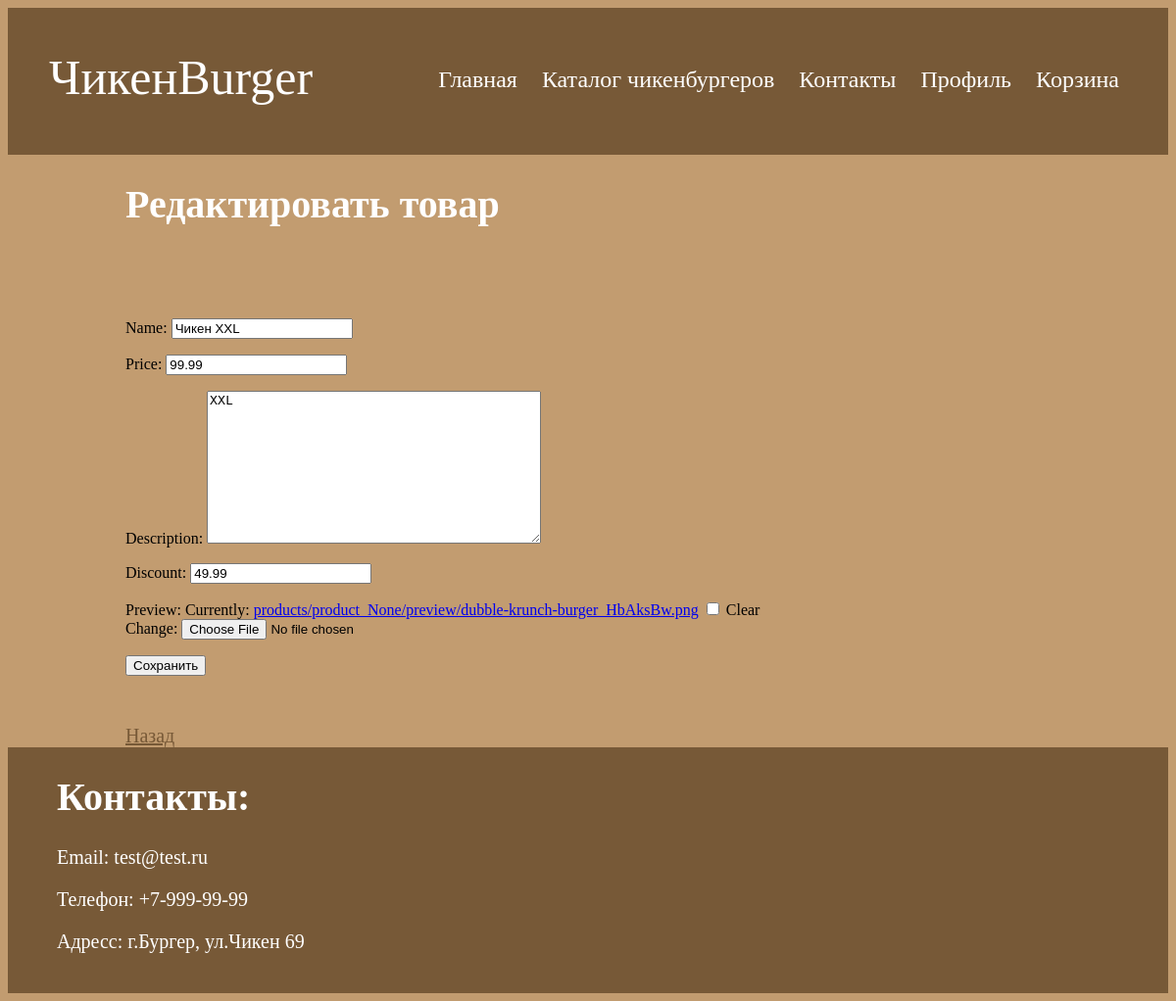
Page /shop/products/update/15/ (signed in) on the committed database.
### shopapp/models.py (models this page shows)
class Product(models.Model):
    class Meta:
        ordering = ["name", "price"]
    name = models.CharField(max_length=100)
    description = models.TextField(null=False, blank=True)
    price = models.DecimalField(default=0, max_digits=8, decimal_places=2)
    discount = models.DecimalField(default=0, max_digits=8, decimal_places=2)
    created_at = models.DateTimeField(auto_now_add=True)
    views_count = models.DecimalField(default=0, max_digits=8, decimal_places=0)
    preview = models.ImageField(null=True, blank=True, upload_to=product_preview_directory_path)

### shopapp/views.py (the view, shortened to what this page needs)
# urls.py: path("products/update/<int:pk>/", ProductUpdateView.as_view(), name="product_update"),
class ProductUpdateView(PermissionRequiredMixin, UpdateView):
    permission_required = "shopapp.change_product"
    model = Product
    fields = "name", "price", "description", "discount", "preview"
    template_name_suffix = "_update_form"

### shopapp/templates/shopapp/product_update_form.html (shortened to what this page needs)
{% extends 'shopapp/base.html' %}
{% block body %}
  <h1 style="padding-left: 120px; color: white; font-size: 40px;">Редактировать товар</h1>
  <div>
    <form method="POST" enctype="multipart/form-data"  style="padding-left: 120px; padding-bottom: 50px; padding-top: 50px;">
      {{ form.as_p }}
      <button type="submit">Сохранить</button>
    </form>
  </div>
  <div>
        <a style="padding-left: 120px; text-decoration: underline; color: rgb(119, 89, 55); font-size: 20px;" href="{% url 'shopapp:product_details' pk=object.pk %}">Назад</a>
  </div>
{% endblock %}

### shopapp/static/shopapp/css/style.css (style rules this page uses)
body { background-color: rgb(194, 156, 112); }

### rows in the picture
Product: name "Чикен XXL", price "99.99", description "XXL", discount "49.99"
